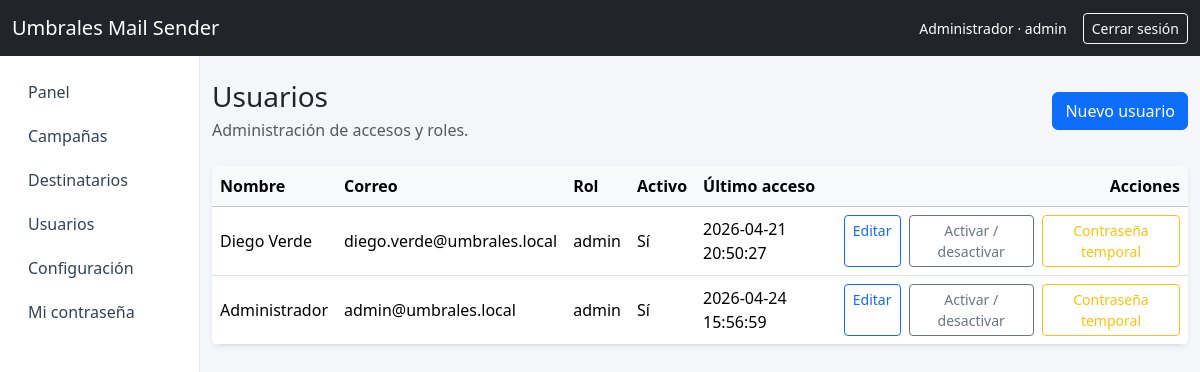
The app's page /users (signed in) with its own data.
### tables this page shows
CREATE TABLE `users` (
  `id` int(10) UNSIGNED NOT NULL,
  `name` varchar(150) NOT NULL,
  `email` varchar(190) NOT NULL,
  `password_hash` varchar(255) NOT NULL,
  `role` enum('admin','user') NOT NULL DEFAULT 'user',
  `is_active` tinyint(1) NOT NULL DEFAULT 1,
  `last_login_at` datetime DEFAULT NULL,
  `created_at` datetime NOT NULL DEFAULT current_timestamp(),
  `updated_at` datetime NOT NULL DEFAULT current_timestamp() ON UPDATE current_timestamp()
);

### app/views/users/index.php (the view, shortened to what the rows shown need)
<div class="d-flex justify-content-between align-items-center mb-4">
    <div>
        <h1 class="h3 mb-1">Usuarios</h1>
        <p class="text-muted mb-0">Administración de accesos y roles.</p>
    </div>
    <a href="/users/create" class="btn btn-primary">Nuevo usuario</a>
</div>
<div class="card border-0 shadow-sm">
    <div class="table-responsive">
        <table class="table table-hover align-middle mb-0">
            <thead class="table-light">
                <tr>
                    <th>Nombre</th>
                    <th>Correo</th>
                    <th>Rol</th>
                    <th>Activo</th>
                    <th>Último acceso</th>
                    <th class="text-end">Acciones</th>
                </tr>
            </thead>
            <tbody>
            <?php foreach ($users as $row): ?>
                <tr>
                    <td><?= htmlspecialchars($row['name'], ENT_QUOTES, 'UTF-8') ?></td>
                    <td><?= htmlspecialchars($row['email'], ENT_QUOTES, 'UTF-8') ?></td>
                    <td><?= htmlspecialchars($row['role'], ENT_QUOTES, 'UTF-8') ?></td>
                    <td><?= (int) $row['is_active'] === 1 ? 'Sí' : 'No' ?></td>
                    <td><?= htmlspecialchars((string) ($row['last_login_at'] ?? '—'), ENT_QUOTES, 'UTF-8') ?></td>
                    <td class="text-end">
                        <div class="d-inline-flex gap-2">
                            <a class="btn btn-sm btn-outline-primary" href="/users/<?= (int) $row['id'] ?>/edit">Editar</a>
                            <form method="post" action="/users/<?= (int) $row['id'] ?>/toggle">
                                <button type="submit" class="btn btn-sm btn-outline-secondary">Activar / desactivar</button>
                            </form>
                            <form method="post" action="/users/<?= (int) $row['id'] ?>/temp-password">
                                <button type="submit" class="btn btn-sm btn-outline-warning">Contraseña temporal</button>
                            </form>
                        </div>
                    </td>
                </tr>
            <?php endforeach; ?>
            </tbody>
        </table>
    </div>
</div>

### core/Router.php (shortened to what the rows shown need)
<?php
final class Router
{
    private array $routes = [];
    private function add(string $method, string $pattern, array $action, array $middleware): void
    {
        $this->routes[] = compact('method', 'pattern', 'action', 'middleware');
    }
    public function dispatch(string $method, string $path): void
    {
        foreach ($this->routes as $route) {
            if ($route['method'] !== strtoupper($method)) {
                continue;
            }
            $params = $this->match($route['pattern'], $path);
            if ($params === null) {
                continue;
            }
            [$class, $action] = $route['action'];
            $controller = new $class();
            call_user_func_array([$controller, $action], array_values($params));
            return;
        }
    }
    private function match(string $pattern, string $path): ?array
    {
        $regex = preg_replace('#\{([a-zA-Z_][a-zA-Z0-9_]*)\}#', '(?P<$1>[^/]+)', $pattern);
        $regex = '#^' . $regex . '$#';
        if (!preg_match($regex, $path, $matches)) {
            return null;
        }
        $params = [];
        return $params;
    }
}

### app/views/layouts/main.php (shortened to what the rows shown need)
<!DOCTYPE html>
<html lang="es">
<head>
    <link href="https://cdn.jsdelivr.net/npm/bootstrap@5.3.3/dist/css/bootstrap.min.css" rel="stylesheet">
</head>
<body>
<nav class="navbar navbar-expand-lg navbar-dark bg-dark sticky-top">
    <div class="container-fluid">
        <a class="navbar-brand" href="/">Umbrales Mail Sender</a>
        <?php if (Auth::check()): ?>
            <div class="d-flex align-items-center gap-3 text-white">
                <span class="small"><?= htmlspecialchars(Auth::user()['name'], ENT_QUOTES, 'UTF-8') ?> · <?= htmlspecialchars(Auth::user()['role'], ENT_QUOTES, 'UTF-8') ?></span>
                <form method="post" action="/logout" class="m-0">
                    <button type="submit" class="btn btn-outline-light btn-sm">Cerrar sesión</button>
                </form>
            </div>
        <?php endif; ?>
    </div>
</nav>
<?php if (Auth::check()): ?>
<div class="container-fluid">
    <div class="row">
        <aside class="col-lg-2 col-md-3 sidebar py-3">
            <nav class="nav flex-column gap-1">
                <a class="nav-link" href="/">Panel</a>
                <a class="nav-link" href="/campaigns">Campañas</a>
                <a class="nav-link" href="/recipients">Destinatarios</a>
                <?php if (Auth::isAdmin()): ?>
                    <a class="nav-link" href="/users">Usuarios</a>
                    <a class="nav-link" href="/settings">Configuración</a>
                <?php endif; ?>
                <a class="nav-link" href="/profile/password">Mi contraseña</a>
            </nav>
        </aside>
        <main class="col-lg-10 col-md-9 py-4">
            <?= $content ?>
        </main>
    </div>
</div>
<?php endif; ?>
</body>
</html>

### records on screen
users: name "Administrador", role "admin", email "admin@umbrales.local", is_active "Sí", last_login_at "2026-04-24 15:56:59"
users: name "Diego Verde", email "diego.verde@umbrales.local", role "admin", is_active "Sí", last_login_at "2026-04-21 20:50:27"
